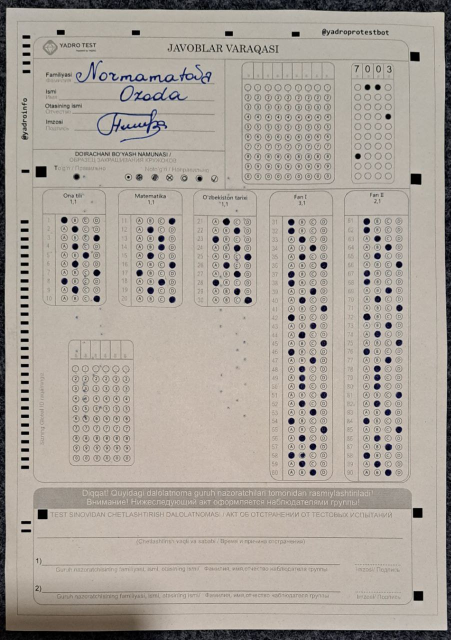
#> input picture 6.jpg, 902 x 1280 px (shown at 1/2 size)
$ python main.py
#> lines starting #> are read from the running program, lines starting #| are printed output that depends on the picture; after the words box and inside, x2 and y2 are one past the last pixel; in counts of white or black regions, pixels touching at a corner belong together
from shapely.geometry import LineString
import cv2
import numpy as np
from matplotlib import pyplot as plt
import matplotlib.image as mpimg
# from google.colab.patches import cv2_imshow
import imutils
import math


img = cv2.imread("6.jpg")
#> img is the input picture: shape (1280, 902, 3); mean B, G, R 154.5, 163.1, 170.6
# Resize img width=Number, height=auto
img = imutils.resize(img, width=720)
#> img: shape (1021, 720, 3)
original = img.copy()

gray = cv2.cvtColor(img, cv2.COLOR_BGR2GRAY)
BlurredFrame = cv2.GaussianBlur(gray, (11, 11), 1)
CannyFrame = cv2.Canny(BlurredFrame, 150, 150)
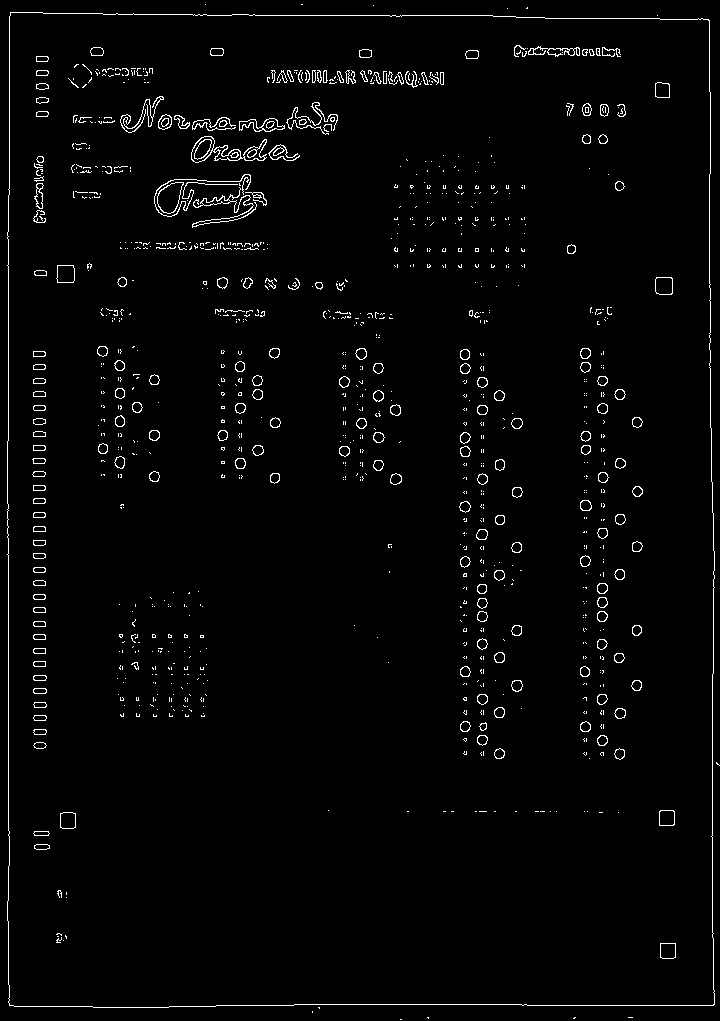
#> CannyFrame: shape (1021, 720); 2.2% white in thin lines or dots
thresh = cv2.threshold(CannyFrame, 0, 255, cv2.THRESH_BINARY + cv2.THRESH_OTSU)[1]

ROI_number = 0
cnts = cv2.findContours(thresh, cv2.RETR_EXTERNAL, cv2.CHAIN_APPROX_SIMPLE)
#> cnts = 14 contours, 13 with area under 20; largest, box (x1, y1, x2, y2) and area: (7, 12, 715, 1008) 695782
cnts = cnts[0] if len(cnts) == 2 else cnts[1]

def getBiggestArea(cnts):
  maxArea = 0
  biggest = []
  for i in cnts :
      area = cv2.contourArea(i)
      if area > 1000 :
          peri = cv2.arcLength(i, True)
          edges = cv2.approxPolyDP(i, 0.05*peri, True)
          if area > maxArea and len(edges) == 4 :
              biggest = edges
              maxArea = area
#> this loop made 14 passes
#> (area, peri, biggest, maxArea) on pass 9: (695782.5, 3427, [[10, 12], [9, 1005], [713, 1005], [709, 20]], 695782.5)
#> after the loop, maxArea = 695782.5
  return biggest
biggest = getBiggestArea(cnts)
#> biggest = [[10, 12], [9, 1005], [713, 1005], [709, 20]]

print("biggest", biggest)
#| biggest [[[  10   12]]
#|  [[   9 1005]]
#|  [[ 713 1005]]
#|  [[ 709   20]]]

if len(biggest) != 0 :
    CornerFrame = cv2.drawContours(img, biggest, -1, (0, 255, 0), 25)
    #cv2_imshow(CornerFrame)

def fillWithColor(cnts, img):
  for cnt in cnts:
      approx = cv2.approxPolyDP(cnt,0.05*cv2.arcLength(cnt,True),True)
      # print(len(approx))
      if len(approx)==5:
          # print("Blue = pentagon")
          cv2.drawContours(img,[cnt],0,255,-1)
      elif len(approx)==3:
          # print("Green = triangle")
          cv2.drawContours(img,[cnt],0,(0,255,0),-1)
      elif len(approx)==4:
          # print("Red = square")
          cv2.drawContours(img,[cnt],0,(0,0,255),-1)
      elif len(approx) == 6:
          # print("Cyan = Hexa")
          cv2.drawContours(img,[cnt],0,(255,255,0),-1)
      elif len(approx) == 8:
          # print("White = Octa")
          cv2.drawContours(img,[cnt],0,(255,128,255),-1)
      elif len(approx) > 12:
          # print("Yellow = circle")
          cv2.drawContours(img,[cnt],0,(0,255,255),-1)
#> this loop made 14 passes
#> approx on passes 1, 2, 4, 5, 6, 7, 8, 9: [[400, 1019], [401, 1019]], [[628, 1017], [632, 1017]], [[427, 1017], [428, 1018], [428, 1017]], [[312, 1011], [312, 1012]], [[318, 1007], [319, 1008], [319, 1007]], [[716, 762], [716, 763], [719, 765]], [[657, 15]], [[10, 12], [9, 1005], [713, 1005], [709, 20]]
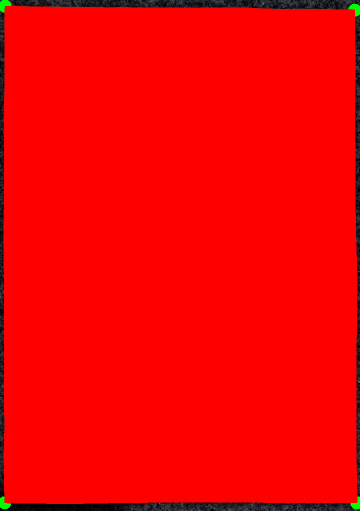
#> img: shape (1021, 720, 3) (shown at 1/2 size); mean B, G, R 1.7, 1.9, 243.4
#| biggest <class 'numpy.ndarray'>
fillWithColor(cnts, img)
# cv2_imshow(img)
# cv2_imshow(thresh)

def wrapDocument(biggest, original):
  points = biggest.reshape(4, 2)
#> points = [[10, 12], [9, 1005], [713, 1005], [709, 20]]
  input_points = np.zeros((4, 2), dtype="float32")

  points_sum = points.sum(axis = 1)
#> points_sum = [22, 1014, 1718, 729]
  input_points[0] = points[np.argmin(points_sum)]
  input_points[3] = points[np.argmax(points_sum)]

  points_diff = np.diff(points, axis=1)
#> points_diff = [2, 996, 292, -689]
  input_points[1] = points[np.argmin(points_diff)]
  input_points[2] = points[np.argmax(points_diff)]

  (top_left, top_right, bottom_right, bottom_left) = input_points
  bottom_width = np.sqrt(((bottom_right[0] - bottom_left[0]) ** 2) + ((bottom_right[1] - bottom_left[1]) ** 2))
  top_width = np.sqrt(((top_right[0] - top_left[0]) ** 2) + ((top_right[1] - top_left[1]) ** 2))
  right_height = np.sqrt(((top_right[0] - bottom_right[0]) ** 2) + ((top_right[1] - bottom_right[1]) ** 2))
  left_height = np.sqrt(((top_left[0] - bottom_left[0]) ** 2) + ((top_left[1] - bottom_left[1]) ** 2))

  #Output image size
  max_width = max(int(bottom_width), int(top_width))
  # max_height = max(int(right_height), int(left_height))
  max_height = int(max_width * 1.414) # for A4

  #Desired points values in the output image
  converted_points = np.float32([[0,0], [max_width, 0], [0, max_height], [max_width, max_height]])

  # Perspective transformation
  matrix = cv2.getPerspectiveTransform(input_points, converted_points)
#> matrix = [[0.999, 0.00101, -10], [-0.0116, 1.01, -11.99], [-1.16e-05, 7.24e-06, 1]]
  return cv2.warpPerspective(original, matrix, (max_width, max_height))
print("biggest", type(biggest[0][0]))
img_wrapped = wrapDocument(biggest, original)
# cv2_imshow(img_wrapped)


gray = cv2.cvtColor(img_wrapped, cv2.COLOR_BGR2GRAY)
#> gray: shape (995, 704)
# BlurredFrame = cv2.GaussianBlur(gray, (15, 15), 1)
thresh = cv2.threshold(gray, 0, 255, cv2.THRESH_BINARY_INV + cv2.THRESH_OTSU)[1]
#> thresh: shape (995, 704); 4.1% white; 724 white regions (509 under 20 px)

ROI_number = 0
cnts = cv2.findContours(thresh, cv2.RETR_EXTERNAL, cv2.CHAIN_APPROX_SIMPLE)
#> cnts = 724 contours, 546 with area under 20; largest, box (x1, y1, x2, y2) and area: (0, 944, 232, 995) 6970, (145, 161, 257, 215) 1422, (182, 123, 204, 150) 368, (204, 126, 257, 148) 364, (277, 89, 329, 120) 344
cnts = cnts[0] if len(cnts) == 2 else cnts[1]

fillWithColor(cnts, img_wrapped)
#> the loop in fillWithColor (call 2), `for cnt in cnts:` made 724 passes
#> approx on passes 1 to 3: [[474, 994], [478, 994]], [[469, 994], [471, 994]], [[453, 994], [460, 994]]
# cv2_imshow(gray)
# cv2_imshow(thresh)
# cv2_imshow(img_wrapped)


def getBiggestArea(cnts, canCheckLimitArea = False):
  maxArea = 0
  biggest = []
  for i in cnts :
      area = cv2.contourArea(i)
      if area > 100 or canCheckLimitArea:
          peri = cv2.arcLength(i, True)
          edges = cv2.approxPolyDP(i, 0.05*peri, True)
          print(len(edges))
          if area > maxArea and len(edges) == 4 :
              print(area)
              biggest = edges
              maxArea = area
  return biggest

image = gray.copy()
image2 = image.copy()
# [(left,top), (right,bottom)]
cordinatesOfReact = [
  [(0, 210), (100, 300)], # left-1
  [(620,210), (715,300)], # right-2
  [(620,10), (715,100)], # right-1
  [(620,750), (715,840)], # right-3
  [(0,750), (100,840)], # left-2
  [(620,850), (715,1011)] # right-4
]

for cordination in cordinatesOfReact:
  cv2.rectangle(image, cordination[0], cordination[1], (255, 0, 0), 0)
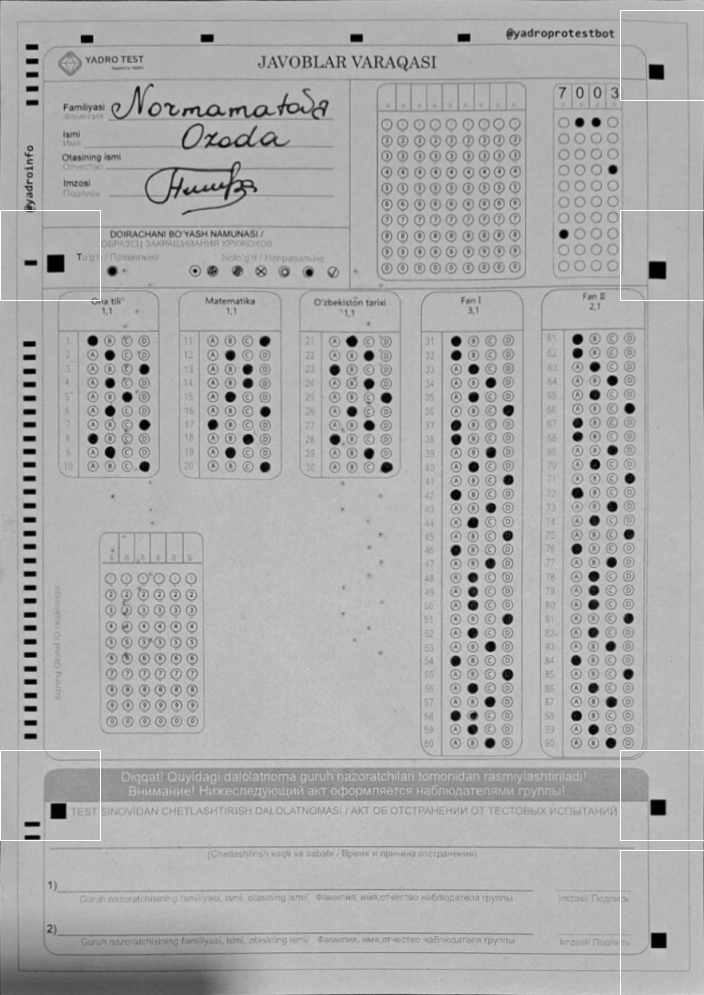
#> image: shape (995, 704); min 0, max 255, mean 172.2
print(image.shape)
#| (995, 704)
print(image2.shape)
#| (995, 704)
# cv2_imshow(image)
sectionsMark = []
for cordination in cordinatesOfReact:
  top = cordination[0][1]
  bottom = cordination[1][1]
  left = cordination[0][0]
  right = cordination[1][0]
  sectionsMark.append(image2[top:bottom, left:right].copy())
#> after the loop, sectionsMark = 6 items

sectionThreshs = []
for sectionMark in sectionsMark:
  sectionThreshs.append(cv2.threshold(sectionMark, 0, 255, cv2.THRESH_BINARY_INV + cv2.THRESH_OTSU)[1])
#> this loop made 6 passes
#> after the loop, sectionThreshs = 6 items

biggestCounters = []
for sectionThresh in sectionThreshs:
  cnts = cv2.findContours(sectionThresh, cv2.RETR_EXTERNAL, cv2.CHAIN_APPROX_SIMPLE)
  cnts = cnts[0] if len(cnts) == 2 else cnts[1]
  biggest = getBiggestArea(cnts)
  if len(biggest) > 0:
    biggestArea = cv2.contourArea(biggest)
    biggestCounters.append([biggest, biggestArea, sectionThresh])
#> this loop made 6 passes
#> (biggest, biggestArea) on passes 1 to 6: ([[47, 45], [47, 61], [63, 61], [63, 45]], 256), ([[30, 51], [29, 68], [45, 68], [45, 52]], 256), ([[30, 54], [29, 68], [42, 69], [43, 55]], 183), ([[31, 50], [31, 64], [45, 64], [45, 50]], 196), ([[52, 53], [51, 68], [65, 68], [65, 54]], 196), ([[31, 83], [31, 97], [45, 97], [45, 83]], 196)
#> (printed output is left out)
#> after the loop, biggestCounters = 6 items

filledSections = []
for counter in biggestCounters:
  resultMark = cv2.cvtColor(counter[2], cv2.COLOR_GRAY2BGR)
  fillWithColor([counter[0]], resultMark)
#   cv2_imshow(resultMark)

# cv2_imshow(sectionThresh)
# cv2_imshow(sectionMark)


im = biggestCounters[0][2].copy()
#> im: shape (90, 100); 4% white; 4 white regions (2 under 20 px), largest, box (x1, y1, x2, y2) and area: (47, 45, 64, 62) 289, (25, 50, 37, 56) 59
print(biggestCounters[0][0])
#| [[[47 45]]
#|  [[47 61]]
#|  [[63 61]]
#|  [[63 45]]]
# c = max(biggestCounters[0][0], key=cv2.contourArea)
c = biggestCounters[0][0]
#> c = [[47, 45], [47, 61], [63, 61], [63, 45]]
# print(c)
def getExtremePoints(c, extreme):
  if extreme == 'left':
    return tuple(c[c[:, :, 0].argmin()][0])
  if extreme == 'right':
    return tuple(c[c[:, :, 0].argmax()][0])
  if extreme == 'top':
    return tuple(c[c[:, :, 1].argmin()][0])
  if extreme == 'bottom':
    return tuple(c[c[:, :, 1].argmax()][0])

y=getExtremePoints(biggestCounters[0][0], 'bottom')[1]
#> y = 61
x=getExtremePoints(biggestCounters[0][0], 'right')[0]
#> x = 63
y=y+cordinatesOfReact[0][0][1]
#> y = 271
x=x+cordinatesOfReact[0][0][0]
left_top_point = (x, y) # left-1
#> left_top_point = (63, 271)

y=getExtremePoints(biggestCounters[1][0], 'bottom')[1]
#> y = 68
x=getExtremePoints(biggestCounters[1][0], 'left')[0]
#> x = 29
y=y+cordinatesOfReact[1][0][1]
#> y = 278
x=x+cordinatesOfReact[1][0][0]
#> x = 649
right_top_point = (x, y) # right-2
#> right_top_point = (649, 278)

y=getExtremePoints(biggestCounters[1][0], 'bottom')[1]
#> y = 68
x=getExtremePoints(biggestCounters[1][0], 'right')[0]
#> x = 45
y=y+cordinatesOfReact[1][0][1]
#> y = 278
x=x+cordinatesOfReact[1][0][0]
#> x = 665
right_top_point1 = (x, y) # right-2
#> right_top_point1 = (665, 278)

y=getExtremePoints(biggestCounters[3][0], 'top')[1]
#> y = 50
x=getExtremePoints(biggestCounters[3][0], 'left')[0]
#> x = 31
y=y+cordinatesOfReact[3][0][1]
#> y = 800
x=x+cordinatesOfReact[3][0][0]
#> x = 651
right_bottom_point = (x, y) # right-3
#> right_bottom_point = (651, 800)

y=getExtremePoints(biggestCounters[4][0], 'top')[1]
#> y = 53
x=getExtremePoints(biggestCounters[4][0], 'right')[0]
#> x = 65
y=y+cordinatesOfReact[4][0][1]
#> y = 803
x=x+cordinatesOfReact[4][0][0]
left_bottom_point = (x, y) # left-2
#> left_bottom_point = (65, 803)

print('left_top_point: ', left_top_point)
#| left_top_point:  (63, 271)
print('right_top_point: ', right_top_point)
#| right_top_point:  (649, 278)
print('left_bottom_point: ', left_bottom_point)
#| left_bottom_point:  (65, 803)
print('right_bottom_point: ', right_bottom_point)
#| right_bottom_point:  (651, 800)
im = cv2.cvtColor(gray.copy(), cv2.COLOR_GRAY2BGR)
#> im: shape (995, 704, 3)
cv2.circle(im, left_top_point, 2, (0, 255, 0), 2)
#> im: shape (995, 704, 3); mean B, G, R 172, 172, 172
cv2.circle(im, right_top_point, 2, (0, 255, 0), 2)
#> im: shape (995, 704, 3); mean B, G, R 172, 172, 172
cv2.circle(im, left_bottom_point, 2, (0, 255, 0), 2)
#> im: shape (995, 704, 3); mean B, G, R 172, 172, 172
cv2.circle(im, right_bottom_point, 2, (0, 255, 0), 2)
#> im: shape (995, 704, 3); mean B, G, R 171.9, 172, 171.9

### function to find slope
def slope(p1,p2):
  x1,y1=p1
  x2,y2=p2
  if x2!=x1:
    return((y2-y1)/(x2-x1))
  else:
    return 'NA'

### main function to draw lines between two points
def drawLine(image,p1,p2, color = (0, 255, 0)):
#> called with p1 = (649, 278), p2 = (63, 278), color = (0, 255, 0)
  x1,y1=p1
#> x1 = 649; y1 = 278
  x2,y2=p2
#> x2 = 63; y2 = 278
  ### finding slope
  m=slope(p1,p2)
#> in slope, `x1,y1=p1`: x1 = 649; y1 = 278
#> in slope, `x2,y2=p2`: x2 = 63; y2 = 278
#> m = 0
  ### getting image shape
  h,w=image.shape[:2]

  if m!='NA':
    ### here we are essentially extending the line to x=0 and x=width
    ### and calculating the y associated with it
    ##starting point
    px=0
    py=-(x1-0)*m+y1
#> py = 278
    ##ending point
    qx=w
    qy=-(x2-w)*m+y2
#> qy = 278
  else:
    ### if slope is zero, draw a line with x=x1 and y=0 and y=height
    px,py=x1,0
    qx,qy=x1,h
  cv2.line(image, (int(px), int(py)), (int(qx), int(qy)), color, 1)
#> image: shape (995, 704, 3)
  return image

im = drawLine(im, right_top_point, (left_top_point[0], right_top_point[1]))
im = drawLine(im, right_bottom_point, right_top_point)
im = drawLine(im, left_bottom_point, left_top_point)
# cv2_imshow(im)


im = gray.copy()
BlurredFrame = cv2.GaussianBlur(im, (21, 21), 1)
#> BlurredFrame: shape (995, 704)
CannyFrame = cv2.Canny(BlurredFrame, 150, 150)
#> CannyFrame: shape (995, 704); 1.7% white in thin lines or dots
# cv2_imshow(CannyFrame)
thresh = cv2.threshold(CannyFrame, 0, 255, cv2.THRESH_BINARY + cv2.THRESH_OTSU)[1]
cnts = cv2.findContours(thresh, cv2.RETR_EXTERNAL, cv2.CHAIN_APPROX_SIMPLE)
#> cnts = 863 contours, 687 with area under 20; largest, box (x1, y1, x2, y2) and area: (147, 169, 174, 202) 556, (181, 123, 205, 150) 433, (229, 104, 276, 119) 312, (47, 254, 65, 273) 296, (648, 261, 667, 280) 293
cnts = cnts[0] if len(cnts) == 2 else cnts[1]
# cv2_imshow(thresh)
# print(cnts)
min_x=left_top_point[0]
#> min_x = 63
max_x=right_top_point[0]
#> max_x = 649
min_y=right_top_point[1]
#> min_y = 278
max_y=right_bottom_point[1]
#> max_y = 800
im = cv2.cvtColor(im.copy(), cv2.COLOR_GRAY2BGR)
y_tires=[]
x_tires=[]
extreme_points = []
for cnt in cnts:
  left = getExtremePoints(cnt, 'left')
  right = getExtremePoints(cnt, 'right')
  top = getExtremePoints(cnt, 'top')
  bottom = getExtremePoints(cnt, 'bottom')
  if left[0]>min_x and right[0] < max_x and top[1]>min_y and bottom[1] < max_y:
    area = cv2.contourArea(cnt)
    if area > 50 and area < 110:
      extreme_points.append([left, right, top, bottom])
      cv2.circle(im, left, 0, (0, 255, 0), 2)
      cv2.circle(im, right, 0, (0, 255, 0), 2)
      cv2.circle(im, top, 0, (0, 255, 0), 2)
      cv2.circle(im, bottom, 0, (0, 255, 0), 2)
      # [4 lines of commented-out code are left out]

      y_tires.append([top[1], bottom[1], 0])
      x_tires.append([left[0], right[0], 0])
#> this loop made 863 passes
#> (left, right, top, bottom, area) on passes 25, 26, 33, 34, 40, 41, 42: ((605, 742), (615, 745), (607, 738), (610, 748), 82), ((485, 740), (494, 745), (487, 738), (489, 748), 75.5), ((588, 727), (598, 731), (591, 724), (590, 734), 85), ((467, 728), (477, 731), (471, 724), (470, 734), 81.5), ((470, 714), (477, 715), (472, 712), (471, 719), 42), ((571, 713), (581, 718), (576, 710), (573, 720), 84.5), ((450, 715), (460, 718), (455, 710), (452, 720), 79.5)
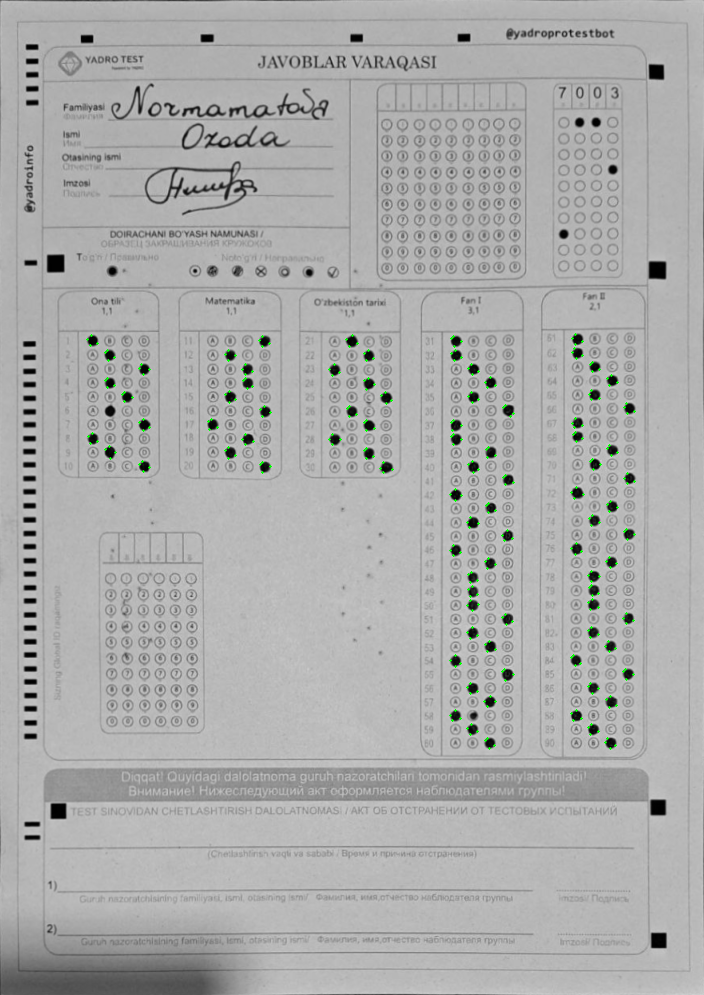
#> im: shape (995, 704, 3); mean B, G, R 171.7, 172.3, 171.7
#> after the loop, extreme_points = 89 items; x_tires = 89 items, first 6: [605, 615, 0], [485, 494, 0], [588, 598, 0], [467, 477, 0], [571, 581, 0], [450, 460, 0]; y_tires = 89 items, first 6: [738, 748, 0], [738, 748, 0], [724, 734, 0], [724, 734, 0], [710, 720, 0], [710, 720, 0]
im2 = im.copy()
fillWithColor(cnts, im2)
# cv2_imshow(im)
# cv2_imshow(im2)


def getLineIntersection1D(start1, end1, start2, end2, flag):
  if not(start1 < end2 and start2 < end1):
    return []
  line1_length = end1-start1
  line2_length = end2-start2
  if flag == 'min':
    min_start = 0
    min_end = 0
    if (start1<start2):
      min_start = start2
    else:
      min_start = start1

    if (end1<end2):
      min_end = end1
    else:
      min_end = end2
    intersection_length = min_end - min_start
    if (intersection_length < line1_length*0.4) or (intersection_length < line2_length*0.4):
      return []
    return [min_start, min_end]
  if flag == 'max':
    max_start = 0
    max_end = 0
    if (start1<start2):
      max_start = start1
    else:
      max_start = start2

    if (end1<end2):
      max_end = end2
    else:
      max_end = end1
    intersection_length = max_end - max_start
    if (intersection_length < line1_length*0.4) or (intersection_length < line2_length*0.4):
      return []
    return [max_start, max_end]

def getLinesIntersections(tires, tires_length):
#> called with tires_length = 'min'
  y_intersections= []
  i = 0
  while i < len(tires):
    if tires[i][2] > 0:
      i=i+1
      continue
    current_intersection = [tires[i][0], tires[i][1]]
    j=i+1
    while j < len(tires):
      if tires[j][2] > 0:
        j=j+1
        continue
      line2 = tires[j]
      min_intersection = getLineIntersection1D(current_intersection[0], current_intersection[1], line2[0], line2[1], tires_length)
      if len(min_intersection) == 0:
        j=j+1
        continue
      else:
        current_intersection = min_intersection
        tires[j][2] = 1
      j=j+1
    y_intersections.append(current_intersection)
    i=i+1
#> this loop made 89 passes
  return y_intersections

y_intersections = getLinesIntersections(y_tires, 'min')
x_intersections = getLinesIntersections(x_tires, 'min')
#> the loop in getLinesIntersections (call 2), `while i < len(tires):` made 89 passes

y_im = gray.copy()
y_im = cv2.cvtColor(y_im, cv2.COLOR_GRAY2BGR)
for y_point in y_intersections:
  y_im = drawLine(y_im, (100, y_point[0]), (200, y_point[0]))
  y_im = drawLine(y_im, (100, y_point[1]), (200, y_point[1]), (255, 0, 255))
#> this loop made 30 passes
#> y_point on passes 1 to 8: [738, 748], [724, 734], [710, 720], [696, 706], [683, 693], [669, 679], [655, 665], [641, 651]
#> pass 2, `y_im = drawLine(y_im, (100, y_point[1]), (200, y_point[1]), (255, 0, 2..`:
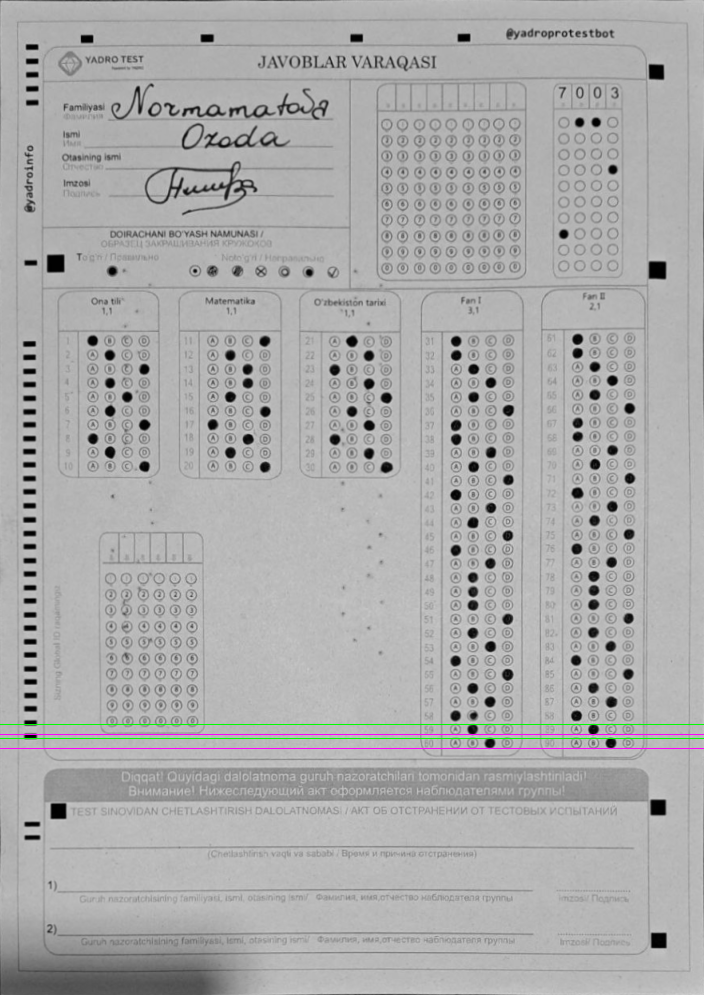
#> y_im: shape (995, 704, 3); mean B, G, R 171.8, 171.8, 171.8
for x_point in x_intersections:
  y_im = drawLine(y_im, (x_point[0], 100), (x_point[0], 200))
  y_im = drawLine(y_im, (x_point[1], 100), (x_point[1], 200), (25, 0, 255))
#> this loop made 20 passes
#> x_point on passes 1 to 8: [607, 615], [486, 494], [590, 598], [468, 477], [573, 580], [451, 460], [624, 633], [503, 512]
#> (the rest of the program and of its run is left out)
